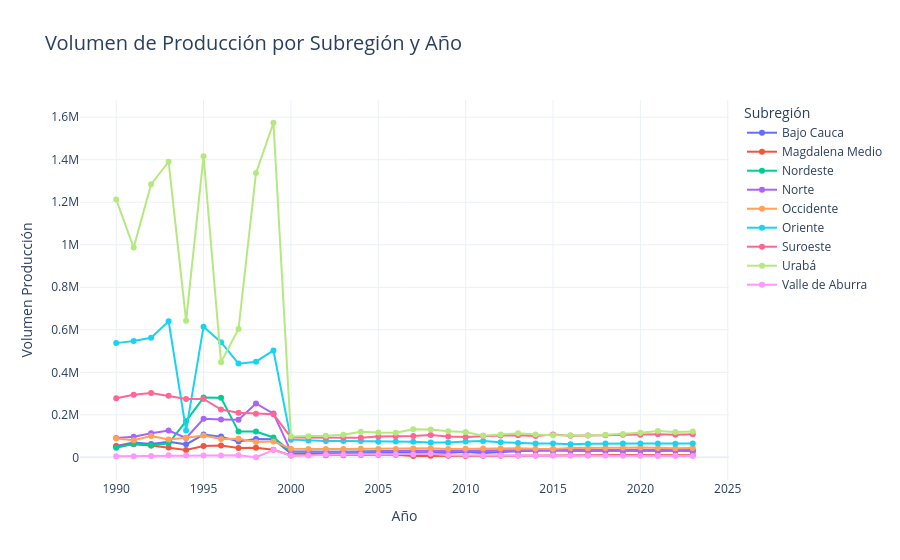

Source (notebook cell):
### Code cell
func.grafico_agrupado_años(
    df=df_completo,
    metrica="Volumen Producción",
    titulo="Volumen de Producción por Subregión y Año"
)
